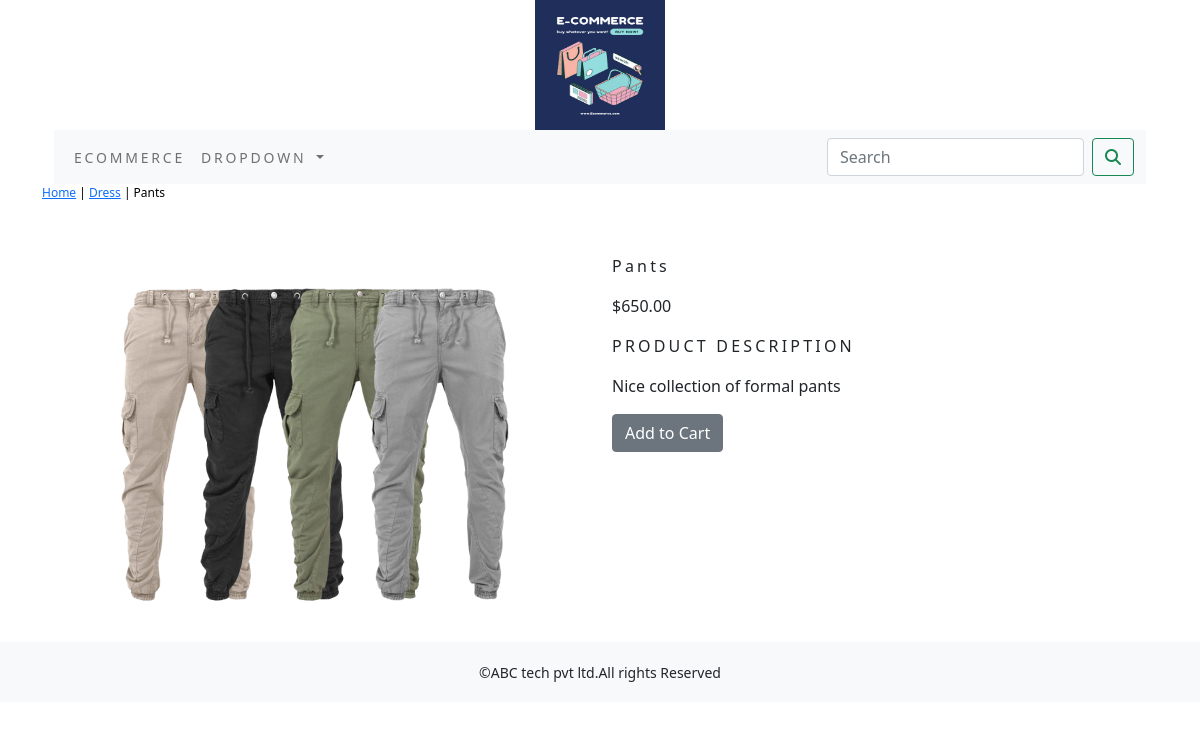
The app's page /shop/dress/pants/ with its own data.
### Ecommerceapp/models.py (models this page shows, shortened)
class Products(models.Model):
    name=models.CharField(max_length=250,unique=True)
    slug = models.SlugField(max_length=250, unique=True)
    description = models.TextField(blank=True)
    price = models.DecimalField(max_digits=10,decimal_places=2)
    category=models.ForeignKey(Category,on_delete=models.CASCADE)
    image = models.ImageField(upload_to='product', blank=True)
    stock=models.IntegerField()
    available=models.BooleanField(default=True)
    created=models.DateTimeField(auto_now_add=True)
    updated=models.DateTimeField(auto_now_add=True)
    class Meta:
        ordering = ('name',)
        verbose_name = 'product'
        verbose_name_plural = 'products'

class Category(models.Model):
    name=models.CharField(max_length=250,unique=True)
    slug=models.SlugField(max_length=250,unique=True)
    description=models.TextField(blank=True)
    image=models.ImageField(upload_to='category',blank=True)
    class Meta:
        ordering=('name',)
        verbose_name='category'
        verbose_name_plural='categories'
    def get_url(self):
        return reverse('Ecommerceapp:products_by_category',args=[self.slug])
    def __str__(self):
            return '{}'.format(self.name)

### Ecommerceapp/views.py (the view)
# urls.py: path('<slug:c_slug>/<slug:products_slug>/', views.prodetail, name='productCatdetail')
def prodetail(request,c_slug,products_slug):
    try:
        products=Products.objects.get(category__slug=c_slug,slug=products_slug)
    except Exception as e:
        raise e
    return render(request,'product.html',{'products':products})

### Ecommerceapp/context_processors.py (called while the page is built)
def menu_links(request):
    links=Category.objects.all()
    return dict(links=links)

### cart/context_processors.py (called while the page is built)
def counter(request):
    item_count=0
    if 'admin' in request.path:
        return {}
    else:
        try:
            cart=cart=Cart.objects.filter(cart_id=__cart_id(request))
            car_items=CartItem.objects.all().filter(cart=cart[:1])
            for cart_item in car_items:
                item_count += cart_item.quantity
        except Cart.DoesNotExist:
            item_count=0
    return dict(item_count=item_count)

### cart/views.py (called while the page is built)
def __cart_id(request):
    cart=request.session.session_key
    if not cart:
        cart=request.session.create()
    return cart

### templates/product.html (shortened to what this page needs)
{% extends 'base.html' %}
{% load static %}
{% block content %}
<div class="row my_prod_row_class">
    <div class="mx_auto">
        <p>
            <a href="{% url 'Ecommerceapp:allprocat' %}">Home</a> |
            <a href="{{ products.category.get_url }}">{{ products.category }}</a> |
            {{ products.name }}
        </p>
    </div>
    <div class="container">
        <br>
        <div class="row">
            <div class="col-12 col-sm-12 col-md-12 col-lg-6 text-center">
                <div style="min-width: 18rem;">
                    <img class="img-fluid" style="width: 400px;" src="{{ products.image.url }}" alt="{{ products.name }}">
                </div>
            </div>
            <div class="col-12 col-sm-12 col-md-12 col-lg-6">
                <div>
                    <h1 class="my_prod_title">{{ products.name }}</h1>
                    <p>${{ products.price }}</p>
                    <p class="my_title">Product Description</p>
                    <p class="text-justify my_rod_text">{{ products.description }}</p>
                    {% if products.stock <= 0 %}
                        <p class="text-justify my_prod_text"><b>Out of Stock</b></p>
                    {% else %}
                        <a class="btn btn-secondary" href="{% url 'cart:add_cart' product_id=products.id %}">Add to Cart</a>
                    {% endif %}
                </div>
            </div>
        </div>
    </div>
</div>
{% endblock %}

### static/css/custom.css (style rules this page uses)
.my_title { font-size: 16px; text-transform: uppercase; letter-spacing: .2em; }
.my_prod_row_class .mx_auto { color:#000; font-size:12px; text-decoration:none; }
.my_prod_title { font-size:16px; text_transform:uppercase; letter-spacing:.2em; padding-top:15px; padding-bottom:10px }

### records on screen
Products: category "Dress", name "Pants", image (picture), price "650.00", description "Nice collection of formal pants"
